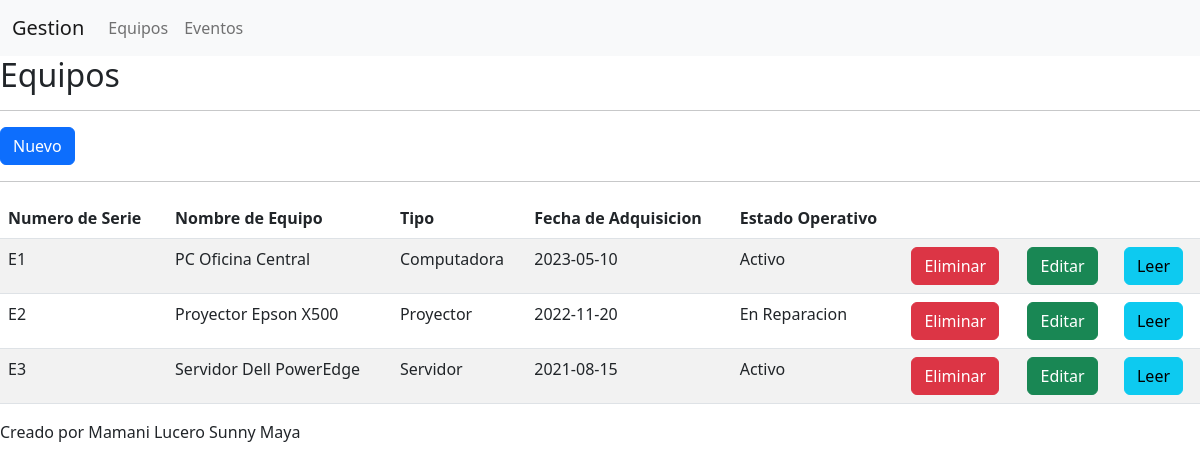
Page /equipos/index.php on the committed database.
### tables this page shows
CREATE TABLE `equipos_laboratorio` (
  `id` int(11) NOT NULL,
  `numero_serie` varchar(50) NOT NULL,
  `nombre_equipo` varchar(100) NOT NULL,
  `tipo` enum('Computadora','Proyector','Servidor','Redes') NOT NULL,
  `fecha_adquisicion` date NOT NULL,
  `estado_operativo` tinyint(1) NOT NULL
);

### equipos/index.php (the view, shortened to what this page needs)
<?php
include '../config/db.php';
include '../includes/header.php';
?>
<h2>Equipos</h2>
<hr>
<button type="button" class="btn btn-primary" data-bs-toggle="modal" data-bs-target="#exampleModal">Nuevo </button>
<hr>
<table class="table table-striped">
    <thead>
        <tr>
            <th>Numero de Serie</th>
            <th>Nombre de Equipo</th>
            <th>Tipo</th>
            <th>Fecha de Adquisicion</th>
            <th>Estado Operativo</th>
            <th></th>
            <th></th>
            <th></th>
        </tr>
    </thead>
    <tbody>
        <?php
        $sql="select * from equipos_laboratorio";
        $resultado=mysqli_query($con,$sql);
        while($fila=mysqli_fetch_array($resultado)){?>
            <tr>
                <td><?php echo $fila["numero_serie"]?></td>
                <td><?php echo $fila["nombre_equipo"]?></td>
                <td><?php echo $fila["tipo"]?></td>
                <td><?php echo $fila["fecha_adquisicion"]?></td>
                <td><?php if($fila["estado_operativo"]==1){echo "Activo";} else{echo " En Reparacion";} ?></td>
                <td><a href="eliminar.php?idEl=<?php echo $fila['id'];?>"class="btn btn-danger">Eliminar</a></td>
                <td><a href="editar.php?idEd=<?php echo $fila['id'];?>" class="btn btn-success"  >Editar</a></td>
                <td><a href="leer.php?id=<?php echo $fila['id']; ?>" class="btn btn-info">Leer</a></td>
            </tr>
        <?php
        }
        ?>
    </tbody>
</table>
<?php
include '../includes/footer.php';
?>

### includes/header.php (shortened to what this page needs)
<!DOCTYPE html>
<html lang="en">
<head>
    <link href="https://cdn.jsdelivr.net/npm/bootstrap@5.2.3/dist/css/bootstrap.min.css" rel="stylesheet">
</head>
<body>
<nav class="navbar navbar-expand-lg bg-light">
  <div class="container-fluid">
    <a class="navbar-brand" href="/practica_backend_php/index.php">Gestion</a>
    <div class="collapse navbar-collapse" id="navbarNavDropdown">
      <ul class="navbar-nav">
        <li class="nav-item">
          <a class="nav-link" href="/practica_backend_php/equipos/index.php">Equipos</a>
        </li>
        <li class="nav-item">
          <a class="nav-link" href="/practica_backend_php/eventos/index.php">Eventos</a>
        </li>
      </ul>
    </div>
  </div>
</nav>

### includes/footer.php
    <p>Creado por Mamani Lucero Sunny Maya</p>
</body>
</html>

### rows in the picture
equipos_laboratorio: numero_serie "E1", nombre_equipo "PC Oficina Central", tipo "Computadora", fecha_adquisicion "2023-05-10", estado_operativo "Activo"
equipos_laboratorio: numero_serie "E2", nombre_equipo "Proyector Epson X500", tipo "Proyector", fecha_adquisicion "2022-11-20", estado_operativo "En Reparacion"
equipos_laboratorio: numero_serie "E3", nombre_equipo "Servidor Dell PowerEdge", tipo "Servidor", fecha_adquisicion "2021-08-15", estado_operativo "Activo"
